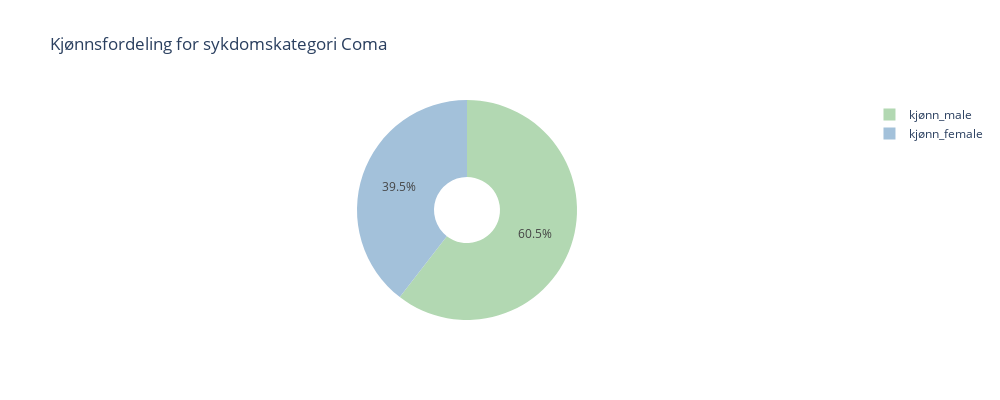

The notebook cell this image was saved under:
### Code cell
# Kjønnsfordeling innen ulike sykdomskategorier.

disease_categories = ['sykdomskategori_ARF/MOSF', 
                     'sykdomskategori_COPD/CHF/Cirrhosis', 
                     'sykdomskategori_Cancer', 
                     'sykdomskategori_Coma']

gender_categories = ['kjønn_female', 'kjønn_male']

for disease in disease_categories:
    disease_data = X_train[X_train[disease] == 1]
    
    gender_count = disease_data[gender_categories].sum()
    
    total = gender_count.sum()
    gender_percent = (gender_count / total) * 100
    
    gender_df = pd.DataFrame({
        'Kjønn': gender_percent.index,
        'Prosent': gender_percent.values
    })

    fig = px.pie(gender_df, 
                 values='Prosent', 
                 names='Kjønn', 
                 title=f'Kjønnsfordeling for {disease.replace("_", " ")}',
                 color_discrete_sequence=['#B2D8B2', '#A3C1DA'],
                 hole=0.3, 
                 width=1000, height=400)

fig.show()

### Figure 1 — Plotly figure (JSON) as saved in the notebook; plotly's stock layout.template omitted (floating-point values rounded to 4 significant figures)
{"data": [{"domain": {"x": [0, 1], "y": [0, 1]}, "hole": 0.3, "hovertemplate": "Kjønn=%{label}<br>Prosent=%{value}<extra></extra>", "labels": ["kjønn_female", "kjønn_male"], "legendgroup": "", "name": "", "showlegend": true, "type": "pie", "values": [39.54, 60.46]}], "layout": {"height": 400, "legend": {"tracegroupgap": 0}, "piecolorway": ["#B2D8B2", "#A3C1DA"], "title": {"text": "Kjønnsfordeling for sykdomskategori Coma"}, "width": 1000}}
